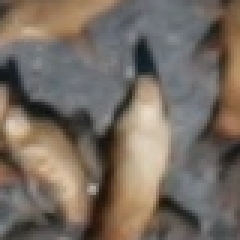
#> input picture results/bbox_chips/adult_females/41_adult_females_20.png, 80 x 80 px, given in place of 41.jpg, which was not available (shown 3 times larger)
$ python generate_bboxes.py
#> lines starting #> are read from the running program, lines starting #| are printed output that depends on the picture; after the words box and inside, x2 and y2 are one past the last pixel; in counts of white or black regions, pixels touching at a corner belong together; pictures that were not available may be replaced by others from this repository, and a replacement may not be noted
### code/slf/slf.py
# Supporting functions for sea lion project

# SLF - Sea Lion Functions

import cv2
import numpy as np
import pandas as pd
from skimage import feature
from tqdm import tqdm

# define scaling and width size for initial
r = 0.4     #scale down
width = 100 #patch size

chip_sizes = {
    'adult_females':80,
    'adult_males':120,
    'juveniles':60,
    'pups':40,
    'subadult_males':100
}

# mismatched = [3, 7, 9, 21, 30, 34, 71, 81, 89, 97, 151, 184, 215, 234, 242, 268, 290, 311, 331, 344, 380, 384, 406, 421,
#               469, 475, 490, 499, 507, 530, 531, 605, 607, 614, 621, 638, 644, 687, 712, 721, 767, 779, 781, 794, 800,
#               811, 839, 840, 869, 882, 901, 903, 905, 909, 913, 927, 946]
# Identify image file locations
#train_dotted_path = r'../data/TrainSmall2/TrainDotted/'
#train_path = r'../data/TrainSmall2/Train/'
train_dotted_path = r'../data/TrainSmall2/TrainDotted/'
train_path = r'../data/TrainSmall2/Train/'

class_names = ['adult_females', 'adult_males', 'juveniles', 'pups', 'subadult_males']

results_dir = r'../results/smaller_bbox_chips/'

#filenames = [str(x)+'.jpg' for x in range(41,51)]
#filenames = [str(x)+'.jpg' for x in range(0,20) if x not in mismatched]   # skip files with mismatched labels

def get_blobs(dotted_image:str, clean_image:str):
#> called with dotted_image = '../data/TrainSmall2/TrainDotted/41.jpg', clean_image = '../data/TrainSmall2/Train/41.jpg'
    assert dotted_image[0:2] == clean_image[0:2]
    """ Given two images - one dotted and its clean match - return blobs """

    # Grab arguments
    dotted_image = cv2.imread(dotted_image)
#> dotted_image is the input picture: shape (80, 80, 3); mean B, G, R 97.7, 107.8, 118.2
    clean_image = cv2.imread(clean_image)
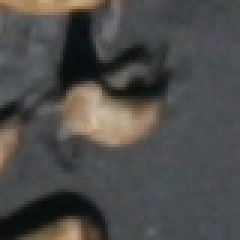
#> input picture results/bbox_chips/adult_females/41_adult_females_22.png, 80 x 80 px, given in place of 41.jpg, which was not available (shown 3 times larger)
#> clean_image is the input picture: shape (80, 80, 3); mean B, G, R 73.8, 75.5, 77

    # absolute difference between Train and Train Dotted -- use to isolate dot locations
    dot_diff_image = cv2.absdiff(dotted_image,clean_image)
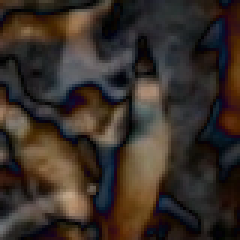
#> dot_diff_image: shape (80, 80, 3) (shown 3 times larger); mean B, G, R 40.3, 47, 56.7
    mask_1 = cv2.cvtColor(dotted_image, cv2.COLOR_BGR2GRAY)
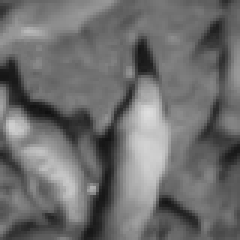
#> mask_1: shape (80, 80) (shown 3 times larger); min 16, max 222, mean 109.8
    mask_1[mask_1 < 50] = 0
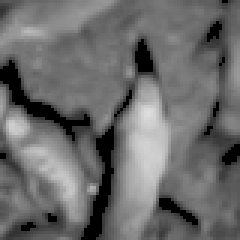
#> mask_1: shape (80, 80) (shown 3 times larger); 7.52% of pixels changed, all inside (x1, y1, x2, y2) = (0, 0, 80, 80)
    mask_1[mask_1 > 0] = 255
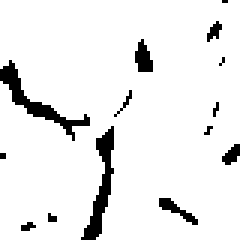
#> mask_1: shape (80, 80) (shown 3 times larger); 92.5% white; 14 black regions (9 under 20 px), largest, box (x1, y1, x2, y2) and area: (0, 20, 30, 47) 153, (27, 42, 38, 80) 150, (45, 13, 51, 24) 45, (53, 66, 66, 75) 40, (74, 48, 80, 55) 26
    dots_only_image = cv2.bitwise_or(dot_diff_image, dot_diff_image, mask=mask_1)
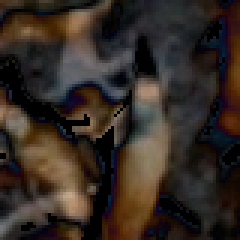
#> dots_only_image: shape (80, 80, 3) (shown 3 times larger); mean B, G, R 36.7, 43.7, 53.5

    mask_1 = cv2.cvtColor(dotted_image, cv2.COLOR_BGR2GRAY)

    # convert to grayscale to be accepted by skimage.feature.blob_log
    dots_only_max_image = np.max(dots_only_image,axis=2)
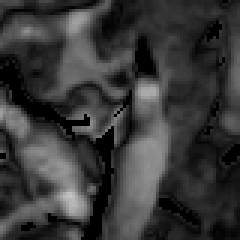
#> dots_only_max_image: shape (80, 80) (shown 3 times larger); min 0, max 198, mean 56.2

    # detect blobs
    blobs = feature.blob_log(dots_only_max_image, min_sigma=3, max_sigma=7, num_sigma=1, threshold=0.05)
#> blobs = 31 rows, first 8: [68, 24, 3], [30, 49, 3], [7, 25, 3], [37, 0, 3], [40, 5, 3], [10, 8, 3], [25, 79, 3], [79, 24, 3]

    h,w,d = clean_image.shape # (3328, 4992, 3)
#> h = 80; w = 80; d = 3

    res=np.zeros((int((w*r)//width)+1,int((h*r)//width)+1,5), dtype='int16')
#> res = [[0, 0, 0, 0, 0]]
    #print(h,w,d)

    return blobs


def create_coord_df(files):

    """ Create a dataframe to hold the coordinates of all marked seals in the training data"""
    global class_names
    df = pd.DataFrame(index=files, columns=class_names)


    return df


def retrieve_image_paths(file):
    dotted = train_dotted_path + file
    undotted = train_path + file
    return dotted, undotted

def count_classes(blobs, file, df):

    """ iterate through blobs and identify what class they belong to. Aggregate the coordinates in lists,
    and append to coordinates dataframe."""

    # retrieve dotted_image path
    dotted_image = cv2.imread(retrieve_image_paths(file)[0])

    # initialize lists - we will append a coordinate pair each time we find a dot of one of these classes of sea lion
    adult_males = []
    subadult_males = []
    pups = []
    juveniles = []
    adult_females = []

    # Loop through blobs - depending on type of sea lion type, mark them accordingly
    for blob in blobs:
        # get the coordinates for each blob
        y, x, s = blob

        # get the color of the pixel from Train Dotted in the center of the blob

        b, g, R = dotted_image[int(y)][int(x)][:]

        # print(b,g,R)
        x1 = int((x * r) // width)
        y1 = int((y * r) // width)

        # decision tree to pick the class of the blob by looking at the color in Train Dotted
        # Adult males
        if R > 200 and b < 50 and g < 50:
            half_size = 60
            adult_males.append((int(x), int(y)))

        # Subadult males
        elif R > 200 and b > 200 and g < 50:  # MAGENTA
            half_size = 40
            subadult_males.append((int(x), int(y)))

        # Pups
        elif R < 100 and b < 100 and 150 < g < 200:  # GREEN
            half_size = 20
            pups.append((int(x), int(y)))

        # Juveniles
        elif R < 100 and 100 < b and g < 100:  # BLUE
            half_size = 30
            juveniles.append((int(x), int(y)))

        # Females
        elif R < 150 and b < 50 and g < 100:  # BROWN
            half_size = 40
            adult_females.append((int(x), int(y)))

    df["adult_males"][file] = adult_males
    df["subadult_males"][file] = subadult_males
    df["adult_females"][file] = adult_females
    df["juveniles"][file] = juveniles
    df["pups"][file] = pups  # Ideal chip sizes:

    return


# [32 lines left out: functions create_chip_dir, create_chips, not called in this run]

### code/generate_bboxes.py
# Generate bounding boxes around the sea lions in the dotted images
# These boxes are turned into image files and saved off in a folder structure
import os
import sys

sys.path.append(os.getcwd()+'/code/')

from slf import slf

# Create image filenames
#filenames = [str(x)+'.jpg' for x in range(41,51)]
mismatched = [3, 7, 9, 21, 30, 34, 71, 81, 89, 97, 151, 184, 215, 234, 242, 268, 290, 311, 331, 344, 380, 384, 406, 421,
              469, 475, 490, 499, 507, 530, 531, 605, 607, 614, 621, 638, 644, 687, 712, 721, 767, 779, 781, 794, 800,
              811, 839, 840, 869, 882, 901, 903, 905, 909, 913, 927, 946]
filenames = [str(x)+'.jpg' for x in range(41, 51) if x not in mismatched]

# Create coordinate dataframe
coordinates = slf.create_coord_df(filenames)
# Iterate through our images
for file in filenames:
    if int(file.split('.')[0]) % 100 == 0:  # dont print every filename, just once every 100 for progress updates
        print(f'Processing {file}')
    # Extract the blobs from the marking dots
    blobs = slf.get_blobs(*slf.retrieve_image_paths(file))
    # Tally up our classes/coordinates based on the dot blob colors, append coords to the dataframe
    slf.count_classes(blobs, file, coordinates)
#> the loop in count_classes, `for blob in blobs:` made 31 passes
#> (blob, y, x, b, g, R) on passes 1 to 12: ([68, 24, 3], 68, 24, 126, 157, 190), ([30, 49, 3], 30, 49, 132, 157, 183), ([7, 25, 3], 7, 25, 105, 143, 175), ([37, 0, 3], 37, 0, 121, 146, 178), ([40, 5, 3], 40, 5, 163, 177, 196), ([10, 8, 3], 10, 8, 148, 178, 203), ([25, 79, 3], 25, 79, 105, 147, 184), ([79, 24, 3], 79, 24, 88, 90, 91), ([48, 51, 3], 48, 51, 182, 203, 218), ([75, 0, 3], 75, 0, 132, 129, 124), ([56, 21, 3], 56, 21, 149, 176, 202), ([70, 10, 3], 70, 10, 95, 104, 113)
#> after the loop in count_classes, `for blob in blobs:`: adult_females = []
#> (the run stopped early here; a loop or call above may not have finished)
